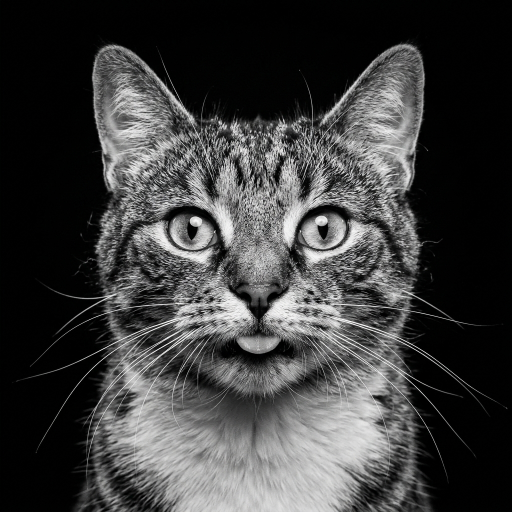
#> input picture work/cat_source.jpg, 1024 x 1024 px (shown at 1/2 size); its folder holds only this picture in this run
$ python render_profile.py
#> lines starting #> are read from the running program, lines starting #| are printed output that depends on the picture
"""Render Swarnendu Sahu's profile SVGs from data/*.json.

Original cyberpunk dark terminal renderer with animated neon gradients.
The portrait step renders a high-contrast ASCII cat face in terminal matrix styling.
Run: python scripts/render_profile.py
"""
import json
import math
import os
from datetime import datetime, timezone
from html import escape

ROOT = os.path.dirname(os.path.dirname(os.path.abspath(__file__)))
DATA = os.path.join(ROOT, "data")

FONT = ("ui-monospace, SFMono-Regular, 'SF Mono', Menlo, Consolas, "
        "'Liberation Mono', monospace")
BG = "#0d1117"
PANEL = "#161b22"
BORDER = "#30363d"
FG = "#c9d1d9"
MUTED = "#8b949e"
GREEN = "#39d353"
CYAN = "#58d5e8"
PURPLE = "#bc8cff"
ORANGE = "#ffa657"
PINK = "#ff7b9c"
PALETTE = ["#161b22", "#0e4429", "#006d32", "#26a641", "#39d353", "#69f0a0"]


def esc(s):
    return escape(str(s), quote=True)


def load(name, default=None):
    path = os.path.join(DATA, name)
    if not os.path.exists(path):
        return default
    with open(path, encoding="utf-8") as f:
        return json.load(f)


def write_svg(name, svg):
    with open(os.path.join(ROOT, name), "w", encoding="utf-8") as f:
        f.write(svg)
    print(f"wrote {name} ({len(svg) // 1024} KB)")


def window(width, height, title, body, extra_defs=""):
    """Terminal window chrome shared by every card."""
    return f"""<svg xmlns="http://www.w3.org/2000/svg" width="{width}" height="{height}" viewBox="0 0 {width} {height}" font-family="{FONT}">
<defs>{extra_defs}</defs>
<rect x="0.5" y="0.5" width="{width - 1}" height="{height - 1}" rx="10" fill="{BG}" stroke="{BORDER}"/>
<path d="M0.5 32 V10.5 a10 10 0 0 1 10 -10 H{width - 10.5} a10 10 0 0 1 10 10 V32 Z" fill="{PANEL}"/>
<line x1="0.5" y1="32" x2="{width - 0.5}" y2="32" stroke="{BORDER}"/>
<circle cx="18" cy="16" r="5.5" fill="#ff5f56"/><circle cx="36" cy="16" r="5.5" fill="#ffbd2e"/><circle cx="54" cy="16" r="5.5" fill="#27c93f"/>
<text x="{width / 2}" y="20.5" fill="{MUTED}" font-size="12" text-anchor="middle">{esc(title)}</text>
{body}
</svg>
"""


# ---------------------------------------------------------------- header
NAME = "Swarnendu Sahu"
USERNAME = "swarnendusahu10-dotcom"
PROMPT_USER = "swarnendu"
PROMPT_HOST = "github"
ROLES = [
    "Full-Stack Developer & AI Enthusiast",
    "Open Source Contributor @ Rocket.Chat",
    "Building AI-DETECTION & FoodDelivery AI",
    "React • Node.js • Python • Machine Learning",
]
TAGLINE = "Kolkata, IN • Full-Stack Systems and AI"


def header_svg():
    W, H = 860, 210
    char_w = 9.6
    slot, total_t = 5.0, 5.0 * len(ROLES)
    roles = []
    for k, role in enumerate(ROLES):
        w = len(role) * char_w
        t0 = k * slot
        typed, held, gone = t0 + len(role) * 0.055, t0 + slot - 1.1, t0 + slot - 0.35
        stops = sorted({0.0, t0 / total_t, typed / total_t, held / total_t,
                        gone / total_t, 1.0})
        keys = ";".join(f"{v:.4f}" for v in stops)
        width_at = {0.0: 0, t0 / total_t: 0, typed / total_t: w,
                    held / total_t: w, gone / total_t: 0, 1.0: 0}
        widths = ";".join(f"{width_at[v]:.1f}" for v in stops)
        xs = ";".join(f"{60 + width_at[v]:.1f}" for v in stops)
        roles.append(f"""<clipPath id="r{k}"><rect x="60" y="132" width="0" height="22">
<animate attributeName="width" values="{widths}" keyTimes="{keys}" dur="{total_t}s" repeatCount="indefinite"/></rect></clipPath>
<text x="60" y="148" font-size="16" fill="{FG}" textLength="{w:.1f}" lengthAdjust="spacingAndGlyphs" clip-path="url(#r{k})">{esc(role)}</text>
<rect x="60" y="134" width="9" height="18" fill="{GREEN}" opacity="0">
<animate attributeName="x" values="{xs}" keyTimes="{keys}" dur="{total_t}s" repeatCount="indefinite"/>
<animate attributeName="opacity" values="0;1;1;0;0" keyTimes="0;{t0 / total_t:.4f};{gone / total_t:.4f};{min(gone / total_t + 0.0001, 0.9999):.4f};1" dur="{total_t}s" repeatCount="indefinite" calcMode="discrete"/>
</rect>""")
    prompt = f"{PROMPT_USER}@{PROMPT_HOST}:~$"
    cmd = "./hello.sh"
    cmd_x = 40 + len(prompt) * 8.4 + 8
    defs = f"""
<linearGradient id="nameGrad" x1="0" y1="0" x2="1" y2="0">
  <stop offset="0" stop-color="{GREEN}"/><stop offset="0.5" stop-color="{CYAN}"/><stop offset="1" stop-color="{PURPLE}"/>
  <animateTransform attributeName="gradientTransform" type="translate" values="-1 0;1 0;-1 0" dur="8s" repeatCount="indefinite"/>
</linearGradient>
<filter id="glow" x="-20%" y="-50%" width="140%" height="200%"><feGaussianBlur stdDeviation="6" result="b"/><feMerge><feMergeNode in="b"/><feMergeNode in="SourceGraphic"/></feMerge></filter>
<pattern id="dots" width="22" height="22" patternUnits="userSpaceOnUse"><circle cx="1" cy="1" r="1" fill="#ffffff" opacity="0.05"/></pattern>
<linearGradient id="scan" x1="0" y1="0" x2="0" y2="1"><stop offset="0" stop-color="{GREEN}" stop-opacity="0"/><stop offset="1" stop-color="{GREEN}" stop-opacity="0.08"/></linearGradient>
<clipPath id="inner"><rect x="1" y="33" width="{W - 2}" height="{H - 34}" rx="9"/></clipPath>
<clipPath id="cmdClip"><rect x="{cmd_x}" y="42" width="0" height="22"><animate attributeName="width" from="0" to="{len(cmd) * 8.4 + 6}" begin="0.3s" dur="0.55s" fill="freeze"/></rect></clipPath>
<style>
  .blink {{ animation: bl 1s steps(1) infinite; }}
  @keyframes bl {{ 50% {{ opacity: 0; }} }}
</style>
"""
    body = f"""
<g clip-path="url(#inner)">
  <rect x="0" y="33" width="{W}" height="{H - 33}" fill="url(#dots)"/>
  <rect x="0" y="33" width="{W}" height="40" fill="url(#scan)">
    <animate attributeName="y" from="33" to="{H - 40}" dur="4s" repeatCount="indefinite"/>
  </rect>
</g>
<text x="40" y="58" font-size="14" fill="{MUTED}"><tspan fill="{GREEN}">{prompt}</tspan></text>
<text x="{cmd_x}" y="58" font-size="14" font-weight="700" fill="{FG}" clip-path="url(#cmdClip)">{cmd}</text>
<text x="40" y="112" font-size="34" font-weight="900" letter-spacing="3" fill="url(#nameGrad)" filter="url(#glow)">{esc(NAME).upper()}</text>
<text x="40" y="148" font-size="16" fill="{MUTED}">&gt;</text>
{''.join(roles)}
<text x="40" y="184" font-size="12" fill="{MUTED}">{esc(TAGLINE)}</text>
"""
    write_svg("header.svg", window(W, H, f"~/{PROMPT_USER}: ash", body, defs))


# ---------------------------------------------------------------- cat portrait
def portrait_svg():
    src_candidates = [
        os.path.join(ROOT, "work", "cat_source.jpg"),
        os.path.join(ROOT, "work", "cat_source.png"),
        os.path.join(ROOT, "work", "source-prepped.png"),
    ]
    src = None
    for c in src_candidates:
        if os.path.exists(c):
            src = c
            break

    W, H = 370, 420
    ramp = " .`:-=+*cs#%@"
    cols, font, lh = 92, 6.2, 7.0
    cw = font * 0.6

    if src and os.path.exists(src):
        import numpy as np
        from PIL import Image, ImageOps
        img = Image.open(src).convert("L")
        img = ImageOps.autocontrast(img)
        w, h = img.size
        # crop slightly if tall or wide to focus on cat face
        if w > h:
            d = (w - h) // 2
            img = img.crop((d, 0, w - d, h))
        elif h > w:
            d = (h - w) // 2
            img = img.crop((0, d // 2, w, h - d // 2))

        rows = int(cols * cw / lh * img.height / img.width)
        max_rows = int((H - 52) / lh)
        if rows > max_rows:
            keep = int(img.height * max_rows / rows)
            img, rows = img.crop((0, 0, img.width, keep)), max_rows
        a = np.asarray(img.resize((cols, rows), Image.LANCZOS), dtype=np.float32) / 255.0
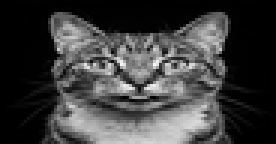
#> a: shape (48, 92) float32 (shown 3 times larger); min 0, max 0.961, mean 0.243
        nz = a[a > 0.04]
#> nz = 2456 values, max 0.961 at index 807, min 0.0431 at index 24, mean 0.434
        lo, hi = np.percentile(nz, [5, 99]) if nz.size else (0, 1)
#> lo = 0.0824; hi = 0.839
        a = np.where(a > 0.04, np.clip((a - lo) / (hi - lo), 0, 1) ** 0.85, 0)
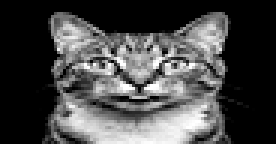
#> a: shape (48, 92) float32 (shown 3 times larger); min 0, max 1, mean 0.282
        lines = ["".join(ramp[int(v * (len(ramp) - 1))] for v in a[r]) for r in range(rows)]
    else:
        # Fallback procedural cat face
        rows = 48
        lines = [" " * cols for _ in range(rows)]

    grid_w = cols * cw
    x0 = (W - grid_w) / 2
    y0 = 32 + (H - 32 - rows * lh) / 2 + lh * 0.8
    out = []
    for r in range(rows):
        line = lines[r]
        if not line.strip():
            continue
        y = y0 + r * lh
        begin, dur = 0.3 + r * 0.045, 0.55
        text = esc(line).replace(" ", "\u00a0")
        out.append(
            f'<clipPath id="c{r}"><rect x="{x0:.1f}" y="{y - lh:.1f}" width="0" height="{lh + 1}">'
            f'<animate attributeName="width" from="0" to="{grid_w:.1f}" begin="{begin:.2f}s" dur="{dur}s" fill="freeze"/></rect></clipPath>'
            f'<text x="{x0:.1f}" y="{y:.1f}" textLength="{grid_w:.1f}" lengthAdjust="spacing" clip-path="url(#c{r})">{text}</text>'
            f'<rect x="{x0:.1f}" y="{y - lh + 1:.1f}" width="{cw:.1f}" height="{lh - 1}" fill="{GREEN}" opacity="0">'
            f'<set attributeName="opacity" to="1" begin="{begin:.2f}s"/>'
            f'<animate attributeName="x" from="{x0:.1f}" to="{x0 + grid_w:.1f}" begin="{begin:.2f}s" dur="{dur}s" fill="freeze"/>'
            f'<set attributeName="opacity" to="0" begin="{begin + dur:.2f}s"/></rect>')
#> (the rest of the program and of its run is left out)
